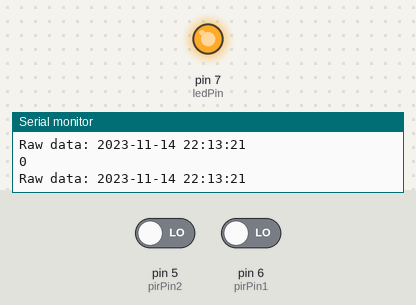
Bench run of a sketch on a simulated Arduino Uno, built with avr-gcc and run on an emulated ATmega328P. Shown: output pins drawn as LEDs (lit = HIGH), the last lines printed to the serial monitor. The inputs (shaded band) are chosen by the test bench; at power-on: pin 5 (pirPin2) LOW, pin 6 (pirPin1) LOW. The local clock reads 2024-03-15 10:24:30 at power-on unless the sketch sets it.

Above: at 1.2 s.
1.3 s: pin 5 (pirPin2) driven HIGH
At 1.8 s:
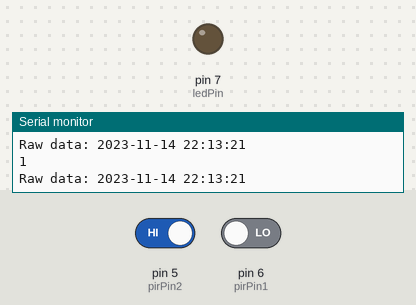
2.8 s: pin 5 (pirPin2) driven LOW
At 3.7 s:
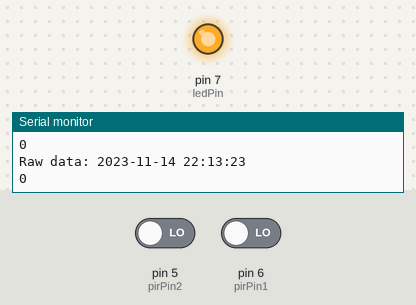
5.8 s: pin 6 (pirPin1) driven HIGH
At 6.2 s:
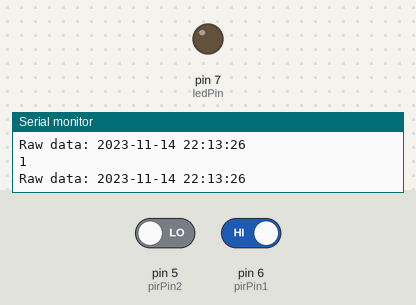
Timing chart, 0 to 8.8 s (numbered marks = the images above; inputs shaded):
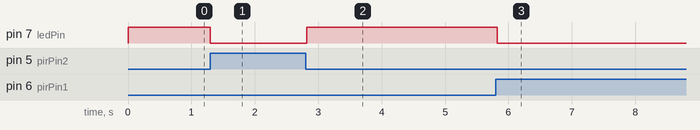

The sketch:

sensor_bad.ino
```cpp
//www.elegoo.com
//2018.10.24
#include <math.h>
#include <Wire.h>
#include <DS3231.h>
#include "TimeLord.h"


const int PROGMEM TIMEZONE = 1;
const double PROGMEM LONGITUDE = 7.75;
const double PROGMEM LATITUDE = 49.42;

TimeLord myLord;
DS3231 clock;
RTCDateTime dt;


int ledPin = 7;  // LED on Pin 13 of Arduino
int pirPin1 = 6; // Input for HC-S501
int pirPin2 = 5; // Input for HC-S501
int pirValue1; // Place to store read PIR Value
int pirValue2; // Place to store read PIR Value
int pirValue;

void setup()
{
  pinMode(ledPin, OUTPUT);
  pinMode(pirPin1, INPUT);
  pinMode(pirPin2, INPUT);
  digitalWrite(ledPin, HIGH);
  Serial.begin(9600);

  Serial.println("Initialize RTC module");
  // Initialize DS3231
  clock.begin();


  // Manual (YYYY, MM, DD, HH, II, SS
  // clock.setDateTime(2016, 12, 9, 11, 46, 00);

  // Send sketch compiling time to Arduino
  clock.setDateTime(__DATE__, __TIME__);
  /*
  Tips:This command will be executed every time when Arduino restarts.
       Comment this line out to store the memory of DS3231 module
  */
  myLord.TimeZone(TIMEZONE * 60);
  myLord.Position(LATITUDE, LONGITUDE);
  myLord.DstRules(3,2,11,1, 60); // second sunday in march thru first


}

void loop()
{
  dt = clock.getDateTime();

  // For leading zero look to DS3231_dateformat example

  Serial.print("Raw data: ");
  Serial.print(dt.year);   Serial.print("-");
  Serial.print(dt.month);  Serial.print("-");
  Serial.print(dt.day);    Serial.print(" ");
  Serial.print(dt.hour);   Serial.print(":");
  Serial.print(dt.minute); Serial.print(":");
  Serial.print(dt.second); Serial.println("");


   byte day[] = {0, 0, 0, dt.day, dt.month, dt.year};

     myLord.SunRise(day);
long rise_h = day[tl_hour];
long rise_m = day[tl_minute];
long rise_s = rise_h*3600 + rise_m*60;

     myLord.SunSet(day);
long set_h = day[tl_hour];
long set_m = day[tl_minute];
long set_s = set_h*3600 + set_m*60;

long now_h = dt.hour;
long now_m = dt.minute;
long now_s = now_h*3600+now_m*60;


  if (now_s >= set_s || now_s <= rise_s ){
    //enable motion sensor

      pirValue1 = digitalRead(pirPin1);
      pirValue2 = digitalRead(pirPin2);
      pirValue = pirValue1 || pirValue2;
      digitalWrite(ledPin, !pirValue);
      Serial.println(pirValue);
  }
  else{
      Serial.println("off");

    digitalWrite(ledPin, HIGH);
  }


}
```

Measured:
- after the input at 1.3 s, pin 7 (ledPin): HIGH → LOW at once
- after the input at 2.8 s, pin 7 (ledPin): LOW → HIGH at once
- after the input at 5.8 s, pin 7 (ledPin): HIGH → LOW at once
